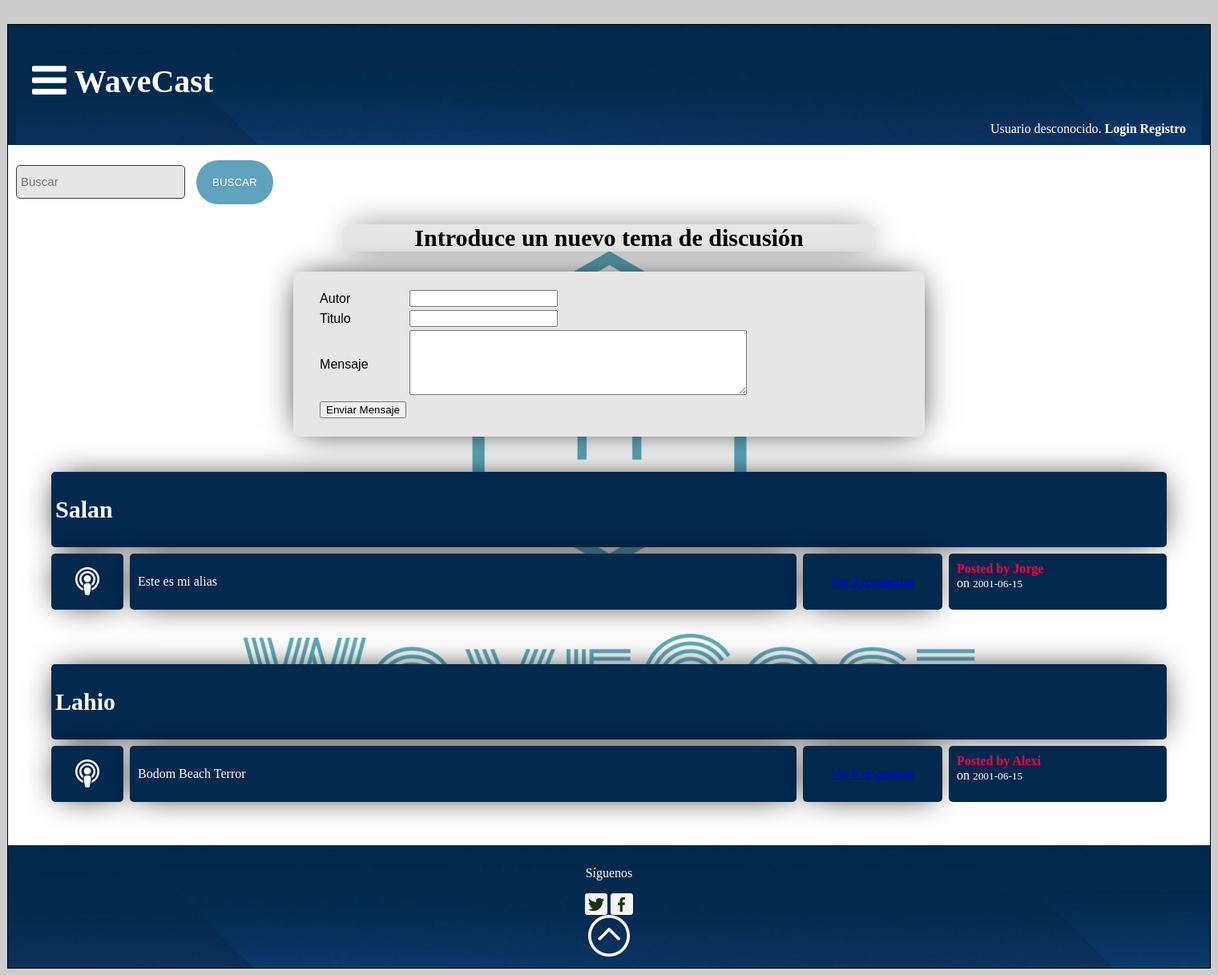
/respuestasForo.php, run on the app's committed database.
### tables this page shows
CREATE TABLE `foro` (
  `ID` int(7) UNSIGNED NOT NULL,
  `autor` varchar(30) NOT NULL,
  `titulo` varchar(40) NOT NULL,
  `mensaje` text NOT NULL,
  `fecha` date NOT NULL,
  `respuestas` int(11) NOT NULL DEFAULT 0,
  `identificador` int(7) NOT NULL DEFAULT 0,
  `idPlaylist` int(11) NOT NULL DEFAULT 0
);

### respuestasForo.php (called while the page is built, shortened)
<?php
$ID = $_GET['ID'];
$idPlaylist = $_GET['idPlaylist'];
$muestraRespuestas = Podcast::respuestasForo($ID, $idPlaylist);
require __DIR__.'/includes/plantillas/plantilla.php';

### includes/Podcast.php (the view, shortened to what this page needs)
<?php
class Podcast
{
        public static function respuestasForo($ID, $idPlaylist){
            $app = Aplicacion::getSingleton();
            $conn = $app->conexionBd();
            $query = "SELECT * FROM  foro WHERE identificador = '$ID' ORDER BY fecha DESC";
            $result = $conn->query($query);
            $html = "";
            while($row = mysqli_fetch_array($result, MYSQLI_ASSOC)){
                $titulo = $row['titulo'];
                $autor = $row['autor'];
                $fecha = $row['fecha'];
                $comentario = $row['mensaje'];
                $respuestas = $row['respuestas'];
                $html .= <<<EOF
                <div class = "foro">
                    <div class = "subforum-title">
                        <h2>$titulo</h2>
                    </div>
                    <div class = "subforum-row">
                        <div class = "subforum-icon subforum-column center">
                            <i class = "fa fa-podcast"></i>
                        </div>
                        <div class = "subforum-description subforum-column">
                            <p>$comentario</p>
                        </div>
                        <div class = "subforum-stats subforum-column center">
                            <span><a href='respuestasForo.php?ID=$row[ID]&idPlaylist=$idPlaylist&autor=$autor'>Ver $respuestas respuestas</a></span>
                        </div>
                        <div class = "subrofum-info subforum-column">
                            <b>Posted by $autor</b>
                            <br>
                            on <small>$fecha</small>
                        </div>
                    </div>
                </div>
                EOF;
            }
            return $html;
        }
}

### css/estilo.css (style rules this page uses)
body { background-color: #CDCDCD; }
h2 { font-size: 30px; }
.foro { margin:20px; padding: 20px; color:#FEFEFE; }
b { color:#FF0042; font-weight: bolder; text-decoration: none; }
.foro { margin:20px; padding: 20px; }
.subforum-title { background-color: #03294E; padding:5px; border-radius:5px; margin: 4px; box-shadow:0 0 40px -10px #000; }
.subforum-row { display: grid; grid-template-columns: 7% 60% 13% 20%; }
.subforum-column { padding: 10px; margin: 4px; border-radius:5px; background-color: #03294E; }
.subforum-icon { font-size: 35px; align-items:center; box-shadow:0 0 40px -10px #000; }
.subforum-description { box-shadow:0 0 40px -10px #000; }
.subforum-stats { box-shadow:0 0 40px -10px #000; }
.center { display: flex; justify-content: center; align-items: center; }

### data on the page
foro: titulo "Salan", mensaje "Este es mi alias", autor "Jorge", fecha "2001-06-15"
foro: titulo "Lahio", mensaje "Bodom Beach Terror", autor "Alexi", fecha "2001-06-15"

### other printed values
$bienvenidaForo "Introduce un nuevo tema de discusión"
